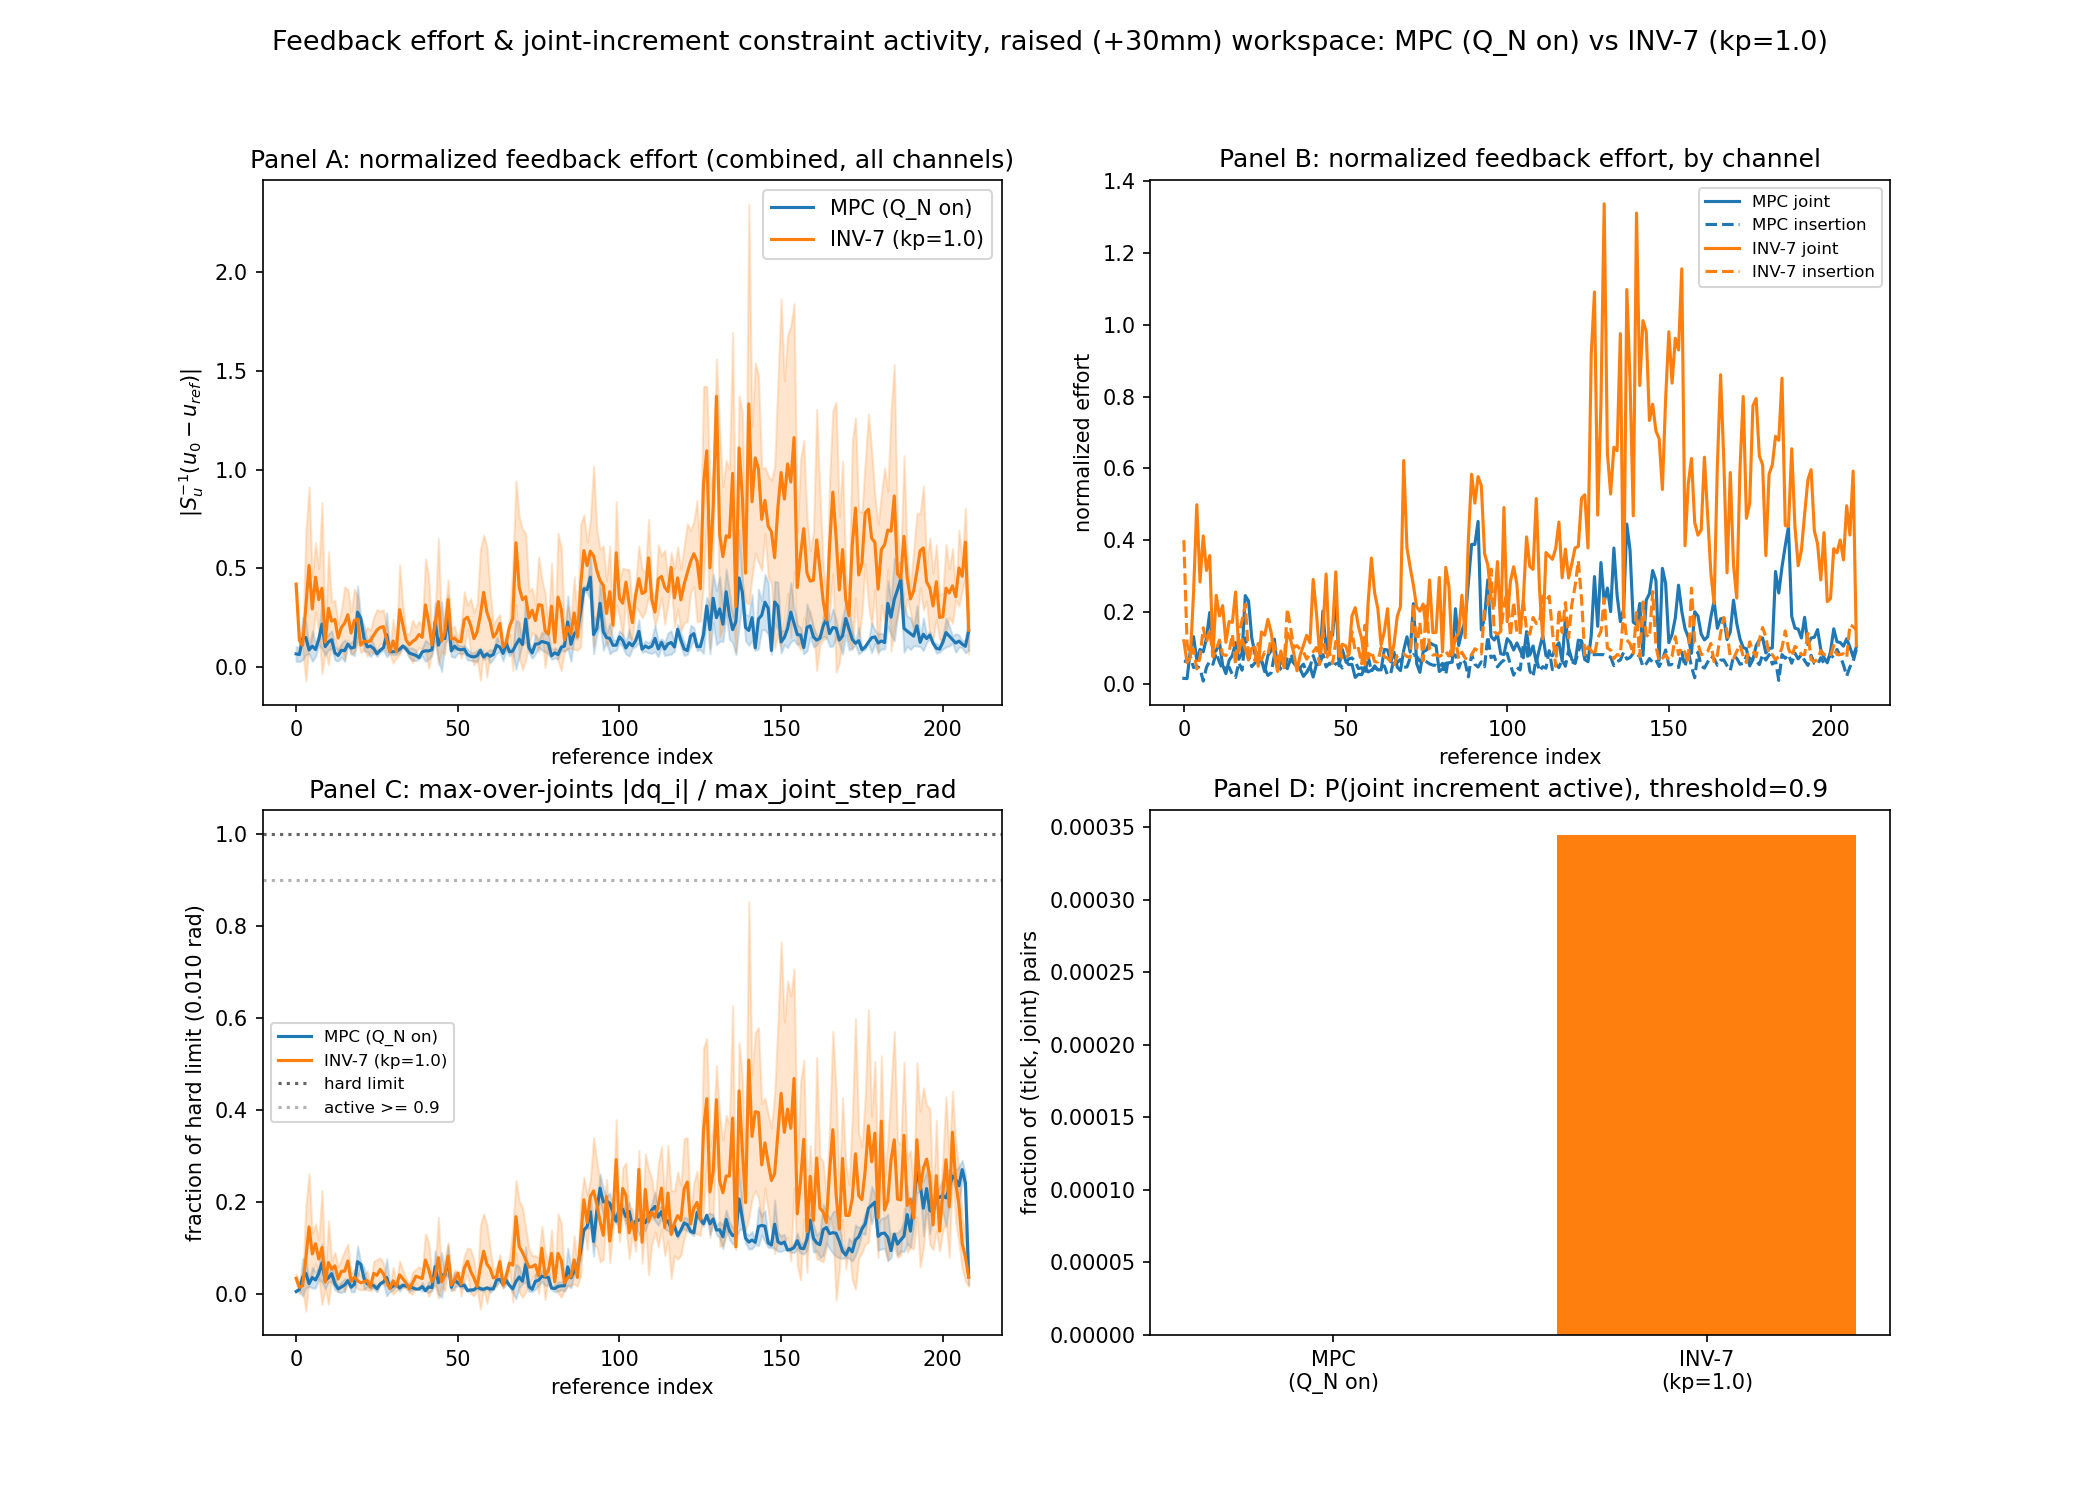

Recreate this plot in Python.
"""Normalized feedback effort + joint command increment constraint activity,
MPC (Q_N on) vs INV-7 (kp=1.0), raised (+30mm) rectangle workspace.
Companion to mechanism_figure_zraise.py (same rep lists, same alignment-
by-ref_index convention).

Normalized feedback effort: delta_u = u0 - u_ref (u_ref = the plan's own
input_reference at that reference index -- both controllers run with
feedforward_joint_trajectory=False, so u0 IS the full commanded input,
not a residual on top of an applied feedforward; u_ref here is the
COST-reference/schedule input, not the executed feedforward), normalized
by this project's own established input scales (input_scale_q_rad_s=0.05,
input_scale_L_m_s=0.005 -- same convention as controller_metadata.json
throughout this project). Reported both combined (all 7 channels) and
split by channel (joint vs insertion).

Joint command increment constraint activity: |q_target_delta_rad_i| /
max_joint_step_rad (the actual hard constraint enforced every live tick,
common.py's MAX_JOINT_STEP_RAD=0.010 rad -- q_target_delta_rad is already
logged directly, the realized per-tick joint position step). Reported as
the max-over-joints ratio per tick (how close the MOST-active joint gets
to saturating) and as P(active), the fraction of (tick, joint) pairs
above a 0.9 threshold -- matching this project's own "constraint
activity" convention from CONTROLLER_JUSTIFICATION.md.
"""
import glob
import json

import matplotlib
matplotlib.use("Agg")
import matplotlib.pyplot as plt
import numpy as np

PLAN_DIR = "plans/rectangle_10x15mm_skipglobal_zraise30mm_2026-09-24/time_parameterized_configuration_path"
MAX_JOINT_STEP_RAD = 0.010
S_U_Q = 0.05      # rad/s, input_scale_q_rad_s
S_U_L = 0.005     # m/s, input_scale_L_m_s
ACTIVE_THRESHOLD = 0.9

MPC_RUNS = [
    "close_loop_logs/myrun/mpc_delay_aware_insertion_anchor_zraise30mm_rep2_20260924T113512Z",
    "close_loop_logs/myrun/mpc_delay_aware_insertion_anchor_zraise30mm_rep3_20260924T113637Z",
    "close_loop_logs/myrun/mpc_delay_aware_insertion_anchor_zraise30mm_rep4_20260924T113802Z",
    "close_loop_logs/myrun/mpc_delay_aware_insertion_anchor_zraise30mm_rep5_20260924T114043Z",
]
INV7_RUNS = [
    "close_loop_logs/myrun/inv_7dof_delay_aware_zraise30mm_20260924T103744Z",
    "close_loop_logs/myrun/inv_7dof_delay_aware_kp1_zraise30mm_rep2_20260924T111308Z",
    "close_loop_logs/myrun/inv_7dof_delay_aware_kp1_zraise30mm_rep3_20260924T111434Z",
    "close_loop_logs/myrun/inv_7dof_delay_aware_kp1_zraise30mm_rep4_20260924T111548Z",
    "close_loop_logs/myrun/inv_7dof_delay_aware_kp1_zraise30mm_rep5_20260924T111702Z",
]

plan = np.load(glob.glob(PLAN_DIR + "/*.npz")[0])
input_reference = plan["input_reference"]
N_REF = plan["state_reference"].shape[0]


def load_rows(rundir):
    return [json.loads(l) for l in open(f"{rundir}/path_follow.jsonl")]


def by_ref_index(rows):
    out = {}
    for r in rows:
        ri = r["ref_index"]
        if ri not in out:
            out[ri] = r
    return out


def effort_and_activity(runs):
    per_run_combined, per_run_joint, per_run_ins, per_run_maxjoint = [], [], [], []
    all_joint_ratios = []  # pooled (tick,joint) pairs, for P(active)
    for rd in runs:
        rows = load_rows(rd)
        by_ri = by_ref_index(rows)
        combined, joint_eff, ins_eff, max_joint_ratio = {}, {}, {}, {}
        for ri, r in by_ri.items():
            ref_idx = min(ri, N_REF - 1)
            u0 = np.asarray(r["u0"], dtype=float)
            u_ref = input_reference[ref_idx]
            du_q = (u0[:6] - u_ref[:6]) / S_U_Q
            du_L = (u0[6] - u_ref[6]) / S_U_L
            combined[ri] = float(np.sqrt(np.sum(du_q ** 2) + du_L ** 2))
            joint_eff[ri] = float(np.linalg.norm(du_q))
            ins_eff[ri] = float(abs(du_L))

            dq = np.asarray(r["q_target_delta_rad"], dtype=float)
            ratios = np.abs(dq) / MAX_JOINT_STEP_RAD
            max_joint_ratio[ri] = float(ratios.max())
            all_joint_ratios.extend(ratios.tolist())
        per_run_combined.append(combined)
        per_run_joint.append(joint_eff)
        per_run_ins.append(ins_eff)
        per_run_maxjoint.append(max_joint_ratio)

    idxs = sorted(set().union(*[set(d.keys()) for d in per_run_combined]))

    def agg(dicts):
        means, sds = [], []
        for ri in idxs:
            vals = [d[ri] for d in dicts if ri in d]
            means.append(np.mean(vals) if vals else np.nan)
            sds.append(np.std(vals) if vals else np.nan)
        return np.array(means), np.array(sds)

    combined_mean, combined_sd = agg(per_run_combined)
    joint_mean, joint_sd = agg(per_run_joint)
    ins_mean, ins_sd = agg(per_run_ins)
    maxjoint_mean, maxjoint_sd = agg(per_run_maxjoint)
    p_active = float(np.mean(np.asarray(all_joint_ratios) >= ACTIVE_THRESHOLD))

    return dict(
        idx=np.array(idxs), combined_mean=combined_mean, combined_sd=combined_sd,
        joint_mean=joint_mean, joint_sd=joint_sd, ins_mean=ins_mean, ins_sd=ins_sd,
        maxjoint_mean=maxjoint_mean, maxjoint_sd=maxjoint_sd, p_active=p_active,
        n_pairs=len(all_joint_ratios),
    )


mpc = effort_and_activity(MPC_RUNS)
inv = effort_and_activity(INV7_RUNS)

print(f"P(joint increment active, |dq_i|/max_step >= {ACTIVE_THRESHOLD}):")
print(f"  MPC (Q_N on):  {mpc['p_active']:.4f}  (n={mpc['n_pairs']} tick-joint pairs)")
print(f"  INV-7 (kp=1):  {inv['p_active']:.4f}  (n={inv['n_pairs']} tick-joint pairs)")
print()
print("Normalized feedback effort (combined, mean over whole run):")
print(f"  MPC (Q_N on):  {np.nanmean(mpc['combined_mean']):.3f}")
print(f"  INV-7 (kp=1):  {np.nanmean(inv['combined_mean']):.3f}")

fig, axes = plt.subplots(2, 2, figsize=(14, 10))
fig.suptitle("Feedback effort & joint-increment constraint activity, raised (+30mm) workspace: "
             "MPC (Q_N on) vs INV-7 (kp=1.0)", fontsize=13)

ax = axes[0, 0]
ax.plot(mpc["idx"], mpc["combined_mean"], color="tab:blue", label="MPC (Q_N on)")
ax.fill_between(mpc["idx"], mpc["combined_mean"] - mpc["combined_sd"],
                 mpc["combined_mean"] + mpc["combined_sd"], color="tab:blue", alpha=0.2)
ax.plot(inv["idx"], inv["combined_mean"], color="tab:orange", label="INV-7 (kp=1.0)")
ax.fill_between(inv["idx"], inv["combined_mean"] - inv["combined_sd"],
                 inv["combined_mean"] + inv["combined_sd"], color="tab:orange", alpha=0.2)
ax.set_title("Panel A: normalized feedback effort (combined, all channels)")
ax.set_xlabel("reference index"); ax.set_ylabel(r"$\|S_u^{-1}(u_0-u_{ref})\|$")
ax.legend()

ax = axes[0, 1]
ax.plot(mpc["idx"], mpc["joint_mean"], color="tab:blue", linestyle="-", label="MPC joint")
ax.plot(mpc["idx"], mpc["ins_mean"], color="tab:blue", linestyle="--", label="MPC insertion")
ax.plot(inv["idx"], inv["joint_mean"], color="tab:orange", linestyle="-", label="INV-7 joint")
ax.plot(inv["idx"], inv["ins_mean"], color="tab:orange", linestyle="--", label="INV-7 insertion")
ax.set_title("Panel B: normalized feedback effort, by channel")
ax.set_xlabel("reference index"); ax.set_ylabel("normalized effort")
ax.legend(fontsize=8)

ax = axes[1, 0]
ax.plot(mpc["idx"], mpc["maxjoint_mean"], color="tab:blue", label="MPC (Q_N on)")
ax.fill_between(mpc["idx"], mpc["maxjoint_mean"] - mpc["maxjoint_sd"],
                 mpc["maxjoint_mean"] + mpc["maxjoint_sd"], color="tab:blue", alpha=0.2)
ax.plot(inv["idx"], inv["maxjoint_mean"], color="tab:orange", label="INV-7 (kp=1.0)")
ax.fill_between(inv["idx"], inv["maxjoint_mean"] - inv["maxjoint_sd"],
                 inv["maxjoint_mean"] + inv["maxjoint_sd"], color="tab:orange", alpha=0.2)
ax.axhline(1.0, color="black", linestyle=":", alpha=0.6, label="hard limit")
ax.axhline(ACTIVE_THRESHOLD, color="gray", linestyle=":", alpha=0.6, label=f"active >= {ACTIVE_THRESHOLD}")
ax.set_title("Panel C: max-over-joints |dq_i| / max_joint_step_rad")
ax.set_xlabel("reference index"); ax.set_ylabel("fraction of hard limit (0.010 rad)")
ax.legend(fontsize=8)

ax = axes[1, 1]
labels = ["MPC\n(Q_N on)", "INV-7\n(kp=1.0)"]
vals = [mpc["p_active"], inv["p_active"]]
ax.bar(labels, vals, color=["tab:blue", "tab:orange"])
ax.set_title(f"Panel D: P(joint increment active), threshold={ACTIVE_THRESHOLD}")
ax.set_ylabel("fraction of (tick, joint) pairs")
for i, v in enumerate(vals):
    ax.text(i, v + 0.005, f"{v:.3f}", ha="center")

fig.tight_layout()
OUT = "/home/jack/.claude/jobs/3710eca5/tmp/effort_and_constraint_activity.png"
fig.savefig(OUT, dpi=150)
print(f"\nsaved -> {OUT}")
